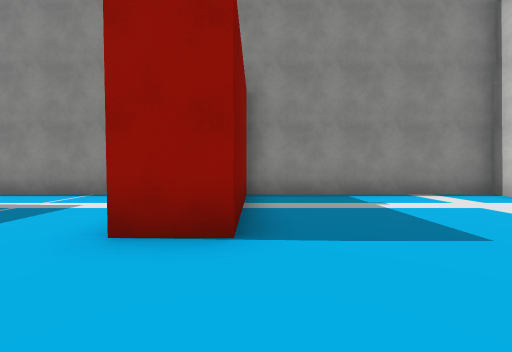
view 1 (above)

20 first-person views from a walk through a 3-D level made in the Unity game engine. The camera is 1.4 m above the floor, tilts 2° down and sees 90° across. The floor is counted in squares, 2 m on a side. Each view is taken from the middle of a square. On the plan, view 1 faces up. The plan holds only what a view shows up to about 9 squares ahead; the rest is blank. The place goes on beyond the plan. The player is left out. Some surface patterns are stand-ins.

view 2
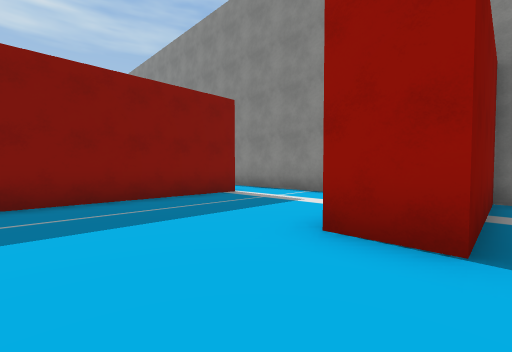

view 3
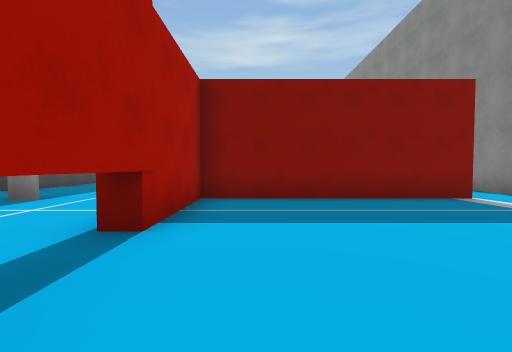

view 4
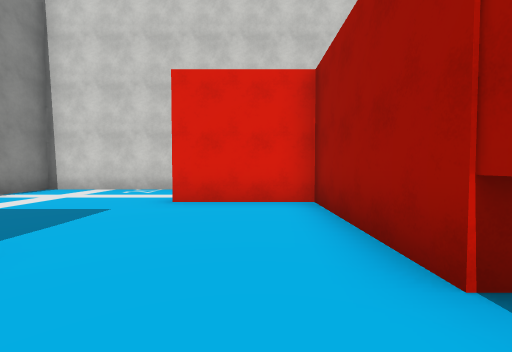

view 5
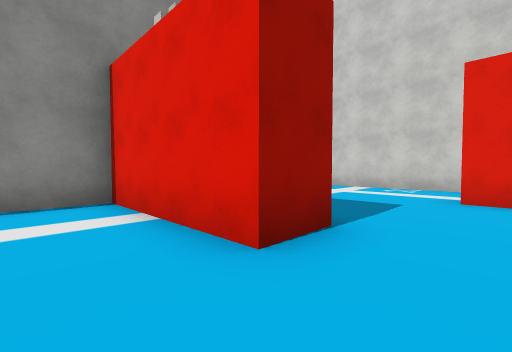

view 6
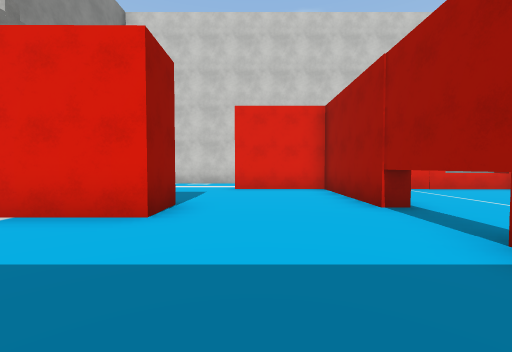

view 7
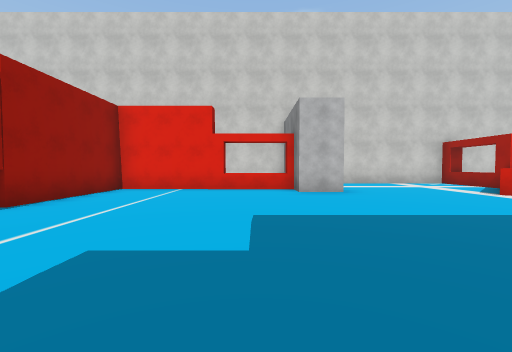

view 8
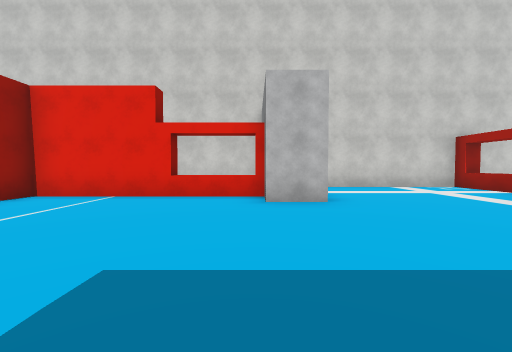

view 9
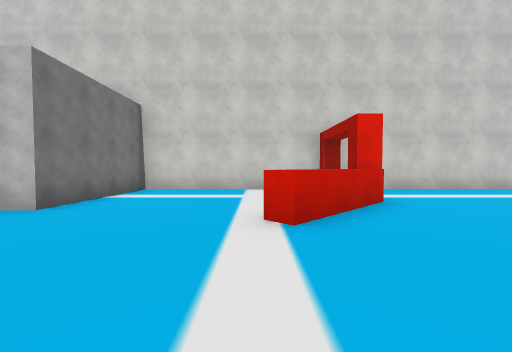

view 10
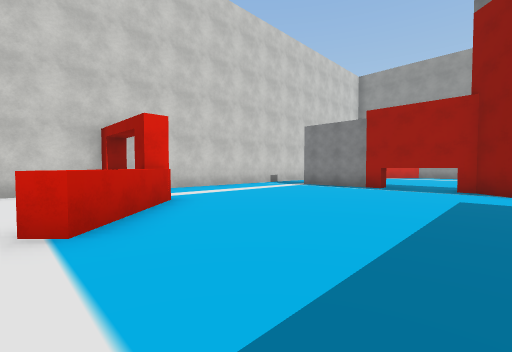

view 11
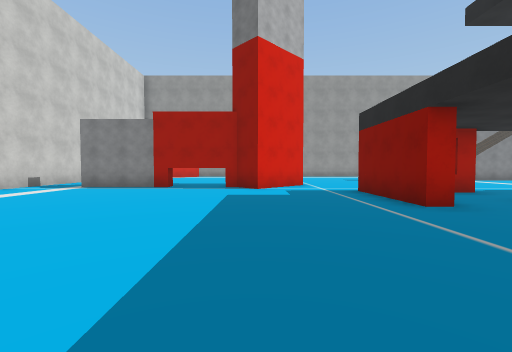

view 12
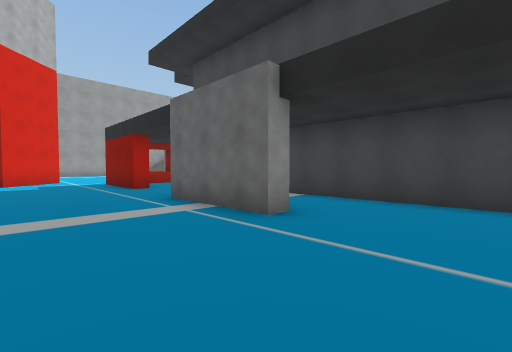

view 13
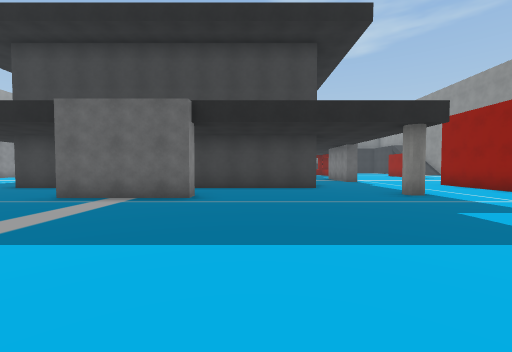

view 14
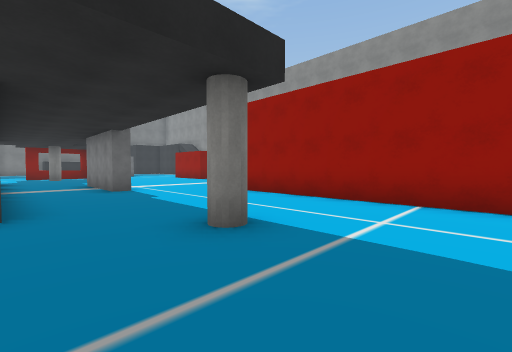

view 15
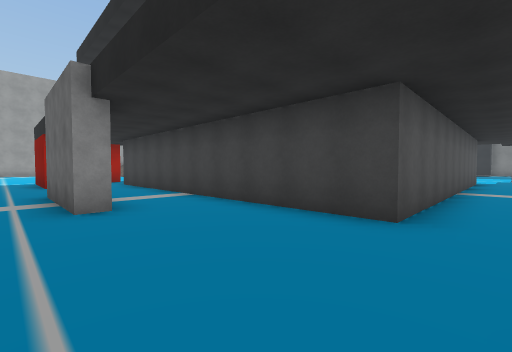

view 16
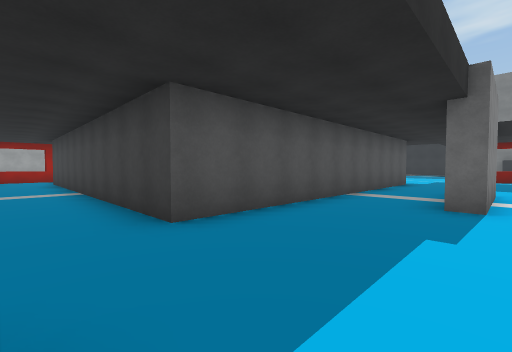

view 17
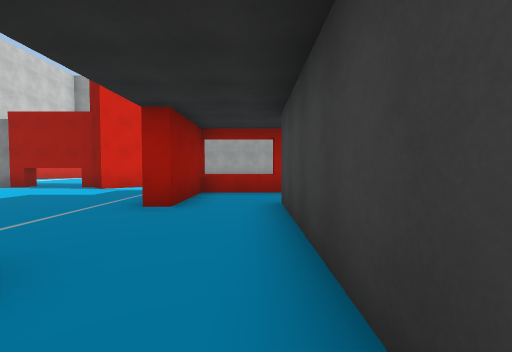

view 18
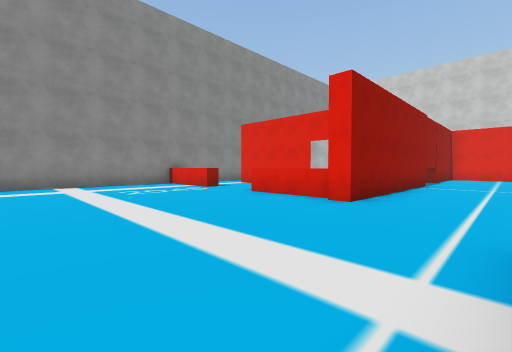

view 19
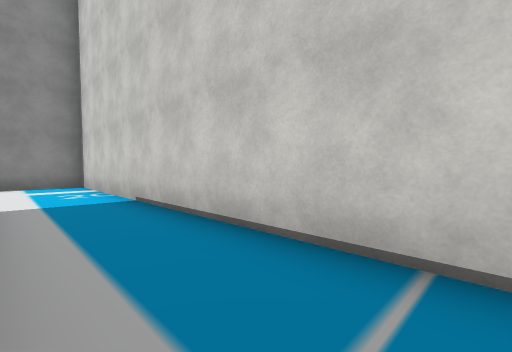

view 20
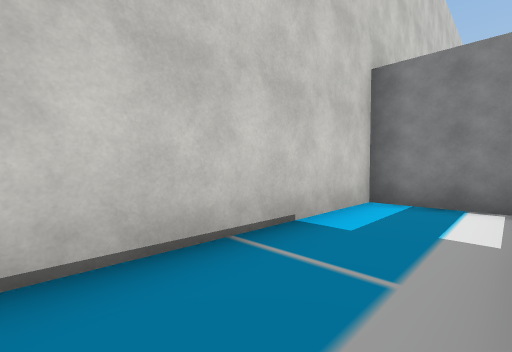

### Floor plan
Key: @ floor where view 1 was taken; # wall or solid block; . floor; ^ raised ledge; T thing the floor can be seen under or through; B red block; O other object.
Columns run from 16 left of view 1 to 6 right of it. Each row starts with its distance up from view 1.
  7   ###   ###############
  6   ....   ......#......#
  5   .....   .....#......#
  4   ......  #....#......#
  3   ....... #....#......#
  2   ....... #...........#
  1   ......^ #........#..#
  0   ......^##.....@..#..#
 -1   ......^##..TTTT###..#
 -2   .....##.#TTT.....#..#
 -3   .................#..#
 -4  ..................#..#
 -5  ..###.....O.......B..#
 -6 ...................^..#
 -7 #########..........B..#
 -8         #..........####
 -9         #.............#
-10         #.............#
-11         #..#..........#
-12         #..#..........#
-13         #..#.....#^...#
-14         #..........BB^B
-15         #.............#
-16         #.............#
-17         #..#..........#
-18         ...#..........#
-19        .BB^B..........#
-20            ...........#
-21            ..##B#B###.#
-22                ...
-23                ..

Positions as (right, up) in squares from view 1, and headings:
1: (0, 0), facing up
2: (0, 0), facing up-left
3: (0, 0), facing left
4: (-2, 0), facing right
5: (-3, 1), facing up-right
6: (-5, 1), facing right
7: (-5, -6), facing right
8: (-3, -7), facing right
9: (-2, -12), facing right
10: (-2, -12), facing down-right
11: (-2, -12), facing down
12: (-2, -8), facing down-left
13: (1, -9), facing left
14: (-3, -7), facing up-left
15: (-4, -6), facing down-left
16: (-6, -4), facing down-left
17: (-7, -12), facing down
18: (-14, -4), facing up-right
19: (4, -4), facing up-right
20: (4, -2), facing down-right
